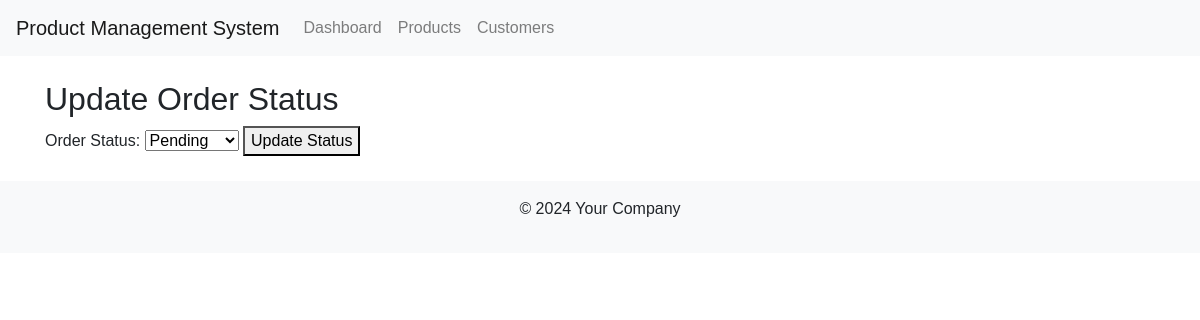
Page /update_order_status/12/ on the earlier database version.
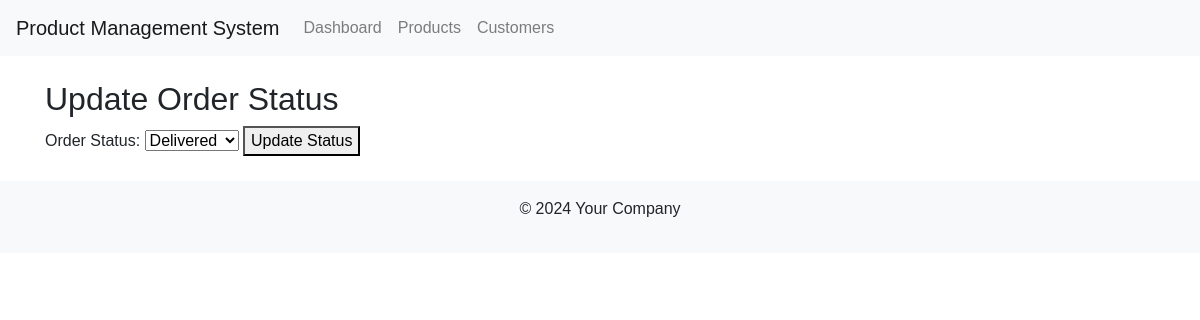
Same page on the later database version.
### newapp/models.py (models this page shows, shortened)
class Order(models.Model):
    quantity = models.PositiveIntegerField(default=1)  # Default to 1 if not provided
    total_bill = models.FloatField(default=0.0)
    STATUS_CHOICES = [
        ('PENDING', 'Pending'),
        ('DELIVERED', 'Delivered'),
        ('CANCELLED', 'Cancelled'),
    ]
    customer = models.ForeignKey(Customer, on_delete=models.CASCADE)
    product = models.ForeignKey(Product, on_delete=models.CASCADE)
    status = models.CharField(max_length=10, choices=STATUS_CHOICES, default='PENDING')
    created_at = models.DateTimeField(auto_now_add=True)

### newapp/views.py (the view, shortened to what this page needs)
# urls.py: path('update_order_status/<int:order_id>/', views.update_order_status, name='update_order_status'),
def update_order_status(request, order_id):
    order = get_object_or_404(Order, id=order_id)
    return render(request, 'accounts/update_order.html', {'order': order})

### newapp/templates/accounts/update_order.html (shortened to what this page needs)
{% extends 'accounts/main.html' %}
{% block content %}
<h2>Update Order Status</h2>
<form method="POST">
    <label for="status">Order Status:</label>
    <select name="status" id="status">
        {% for choice in order.STATUS_CHOICES %}
            <option value="{{ choice.0 }}" {% if choice.0 == order.status %}selected{% endif %}>{{ choice.1 }}</option>
        {% endfor %}
    </select>
    <button type="submit">Update Status</button>
</form>
{% endblock %}

Differences in the rows shown:
changed Order: status "Pending" → "Delivered"
